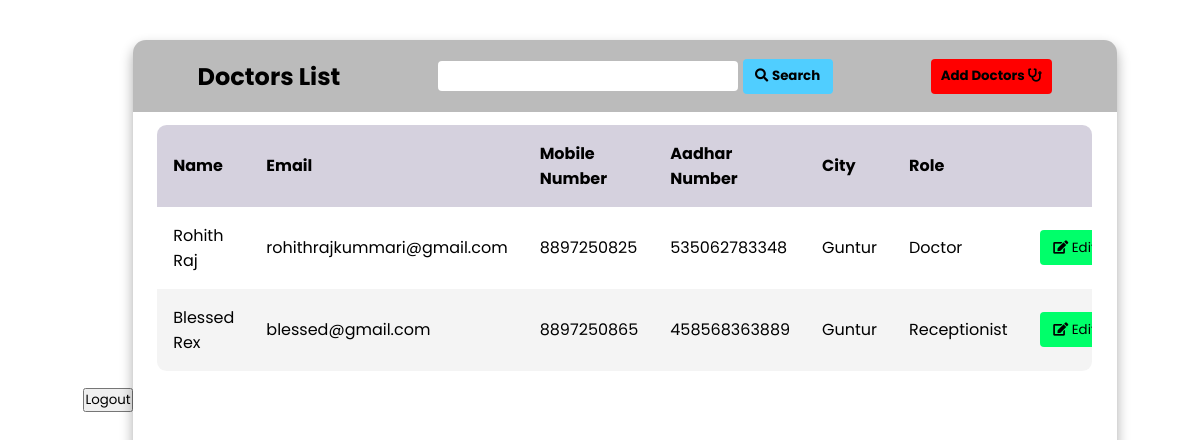
Screenshot of /presidentDoctorView/ with the database file from the repository.
### Hospital/models.py (models this page shows)
class Staff(models.Model):
    name = models.CharField('Doctor Name', max_length=100)
    firstName = models.CharField('First Name', max_length=50)
    lastName = models.CharField('last Name', max_length=50)
    email = models.EmailField('Email', max_length=100)
    mobileNumber = models.CharField('Mobile Number', max_length=15)
    aadharNumber = models.CharField('Aadhar Number', max_length=15)
    city = models.CharField('City', max_length=50)
    role = models.CharField('Role', max_length=15)

### Hospital/views.py (the view)
# urls.py: path('presidentDoctorView/', president_doctor_view),
def president_doctor_view(request):
    staff = Staff.objects.all()
    if (request.method=='POST'):
        staff = Staff.objects.annotate().filter(name__icontains=request.POST['searchDoctor'])
    return render(request, 'President/president_doctor_view.html',{'staff': staff})

### templates/President/president_doctor_view.html (shortened to what this page needs)
{% load static %}
<html lang="en">
<head>
    <link rel="stylesheet" href="{% static 'css/president_doctor_patient.css' %}">
    <link rel="stylesheet" href="https://cdnjs.cloudflare.com/ajax/libs/font-awesome/5.15.3/css/all.min.css"/>
</head>
<body>
    <a href="/presidentLogout"><button>Logout</button></a>
    <main class="table">
        <section class="table_header">
            <h1>Doctors List</h1>
            <form action="" method="post">
                <input type="search" name="searchDoctor" id="">
                <button type="submit" class="btn btn-search"><i class="fa fa-search" aria-hidden="true"></i> <strong>Search</strong> </button>
            </form>
            <a href="/presidentStaffAdd" ><button class="btn btn-add"><strong>Add Doctors</strong>  <i class="fa fa-stethoscope" aria-hidden="true"></i></button></a>
        </section>
        <section class="table_body">
            <table >
                <thead>
                    <tr>
                        <th>Name</th>
                        <th>Email</th>
                        <th>Mobile Number</th>
                        <th>Aadhar Number</th>
                        <th>City</th>
                        <th>Role</th>
                        <th></th>
                    </tr>
                </thead>
                <tbody>
                    {% for member in staff %}
                    <tr>
                        <td>{{ member.name }}</td>
                        <td>{{ member.email }}</td>
                        <td>{{ member.mobileNumber }}</td>
                        <td>{{ member.aadharNumber }}</td>
                        <td>{{ member.city }}</td>
                        <td>{{ member.role }}</td>
                        <td><a><button class="btn btn-edit" style="width: 70px;"> <i class="fa fa-edit"></i> Edit</button></a></td>
                    </tr>
                    {% endfor %}
                </tbody>
            </table>
        </section>
    </main>
</body>
</html>

### static/css/president_doctor_patient.css (style rules this page uses)
* { margin: 0; padding: 0; box-sizing: border-box; font-family: "Poppins","sans-serif"; }
body { min-height: 100vh; display: flex; justify-content: center; align-items: center; min-height: 100vh; background: url('https://img.freepik.com/free-vector/national-doctor-s-day-hand-drawn-background_23-2149438164.jpg?w=1060&t=st=1694806426~exp=1694807026~hmac=6376b595b805c149273e5e85b00d1caf457a5115c41f25eee5608ac071fe0deb') center / cover; }
main.table { width: 82vw; height: 90vh; background-color: #fff5; backdrop-filter: blur(7px); border-radius: .8rem; box-shadow: 0 .4rem .8rem #0005; overflow: hidden; }
.table_header { width: 100%; height: 10%; background-color: #0004; padding: .8rem 1rem; display: flex; justify-content: space-around; align-items: center; }
input { width: 300px; height:30px; border-radius: 4px; padding: 2%; border: none; }
.btn { border-radius: 4px; height: 35px; border: none; cursor: pointer; }
.btn-search { width: 90px; background-color: rgb(80, 206, 255); }
.btn-add { width: 100%; padding: 5 10; background-color: red; }
.btn-edit { background-color: rgb(0, 255, 106); }
.table_body { width: 95%; max-height: calc(89% - .8rem); background-color: #fffb; margin: .8rem auto; border-radius: .6rem; overflow: auto; }
thead th { position: sticky; top: 0; left: 0; background-color: #d5d1defe; }
table { width: 100%; }
table , th , td { border-collapse: collapse; padding: 1rem; text-align: left; }
tbody tr:nth-child(even) { background-color: #0000000b; }

### rows the page displays
Staff: name "Rohith Raj", email "rohithrajkummari@gmail.com", mobileNumber "8897250825", aadharNumber "535062783348", city "Guntur", role "Doctor"
Staff: name "Blessed Rex", email "blessed@gmail.com", mobileNumber "8897250865", aadharNumber "458568363889", city "Guntur", role "Receptionist"
